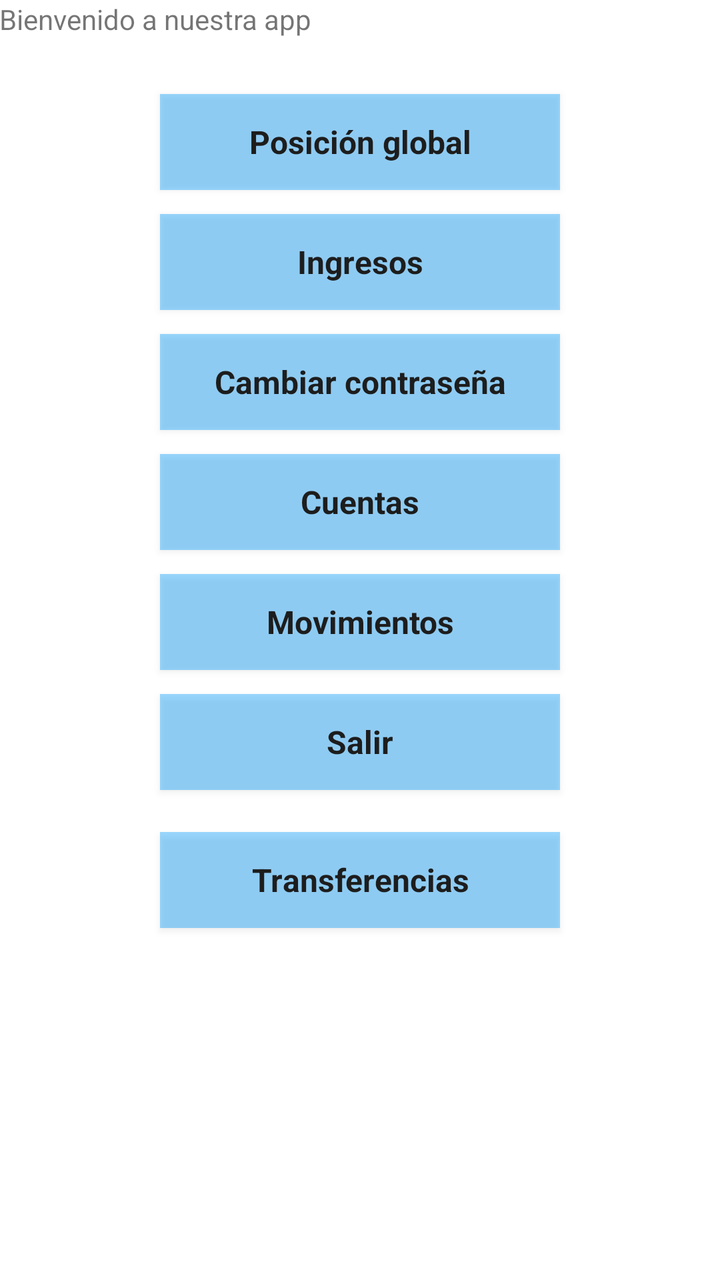
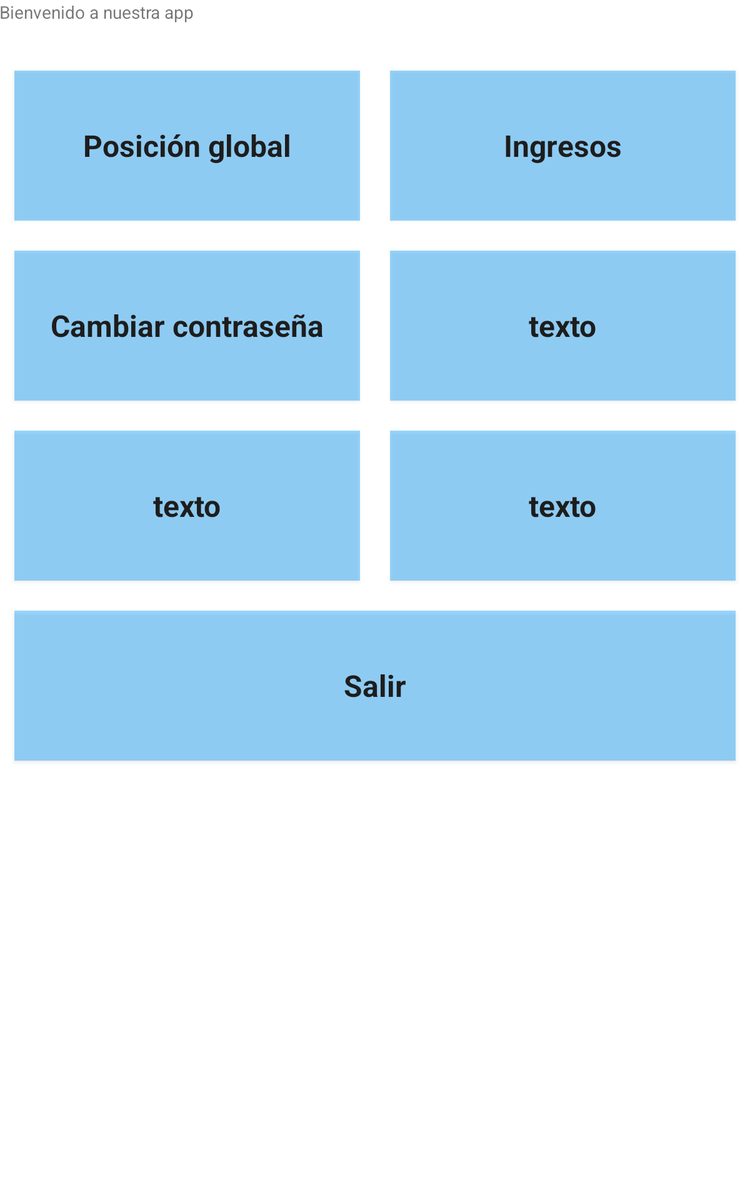

Two renders of one Android screen. The first uses the default layout on a phone; the second uses the alternative layout the repository ships for a different screen configuration, on a matching device. The two XML files are below.
<!-- AndroidManifest.xml: application theme AppTheme -->
<!-- res/layout/activity_menu.xml -->
<?xml version="1.0" encoding="utf-8"?>
<LinearLayout xmlns:android="http://schemas.android.com/apk/res/android"
    xmlns:tools="http://schemas.android.com/tools"
    android:id="@+id/activity_menu"
    android:layout_width="match_parent"
    android:layout_height="match_parent"
    android:paddingBottom="@dimen/activity_vertical_margin"
    android:paddingLeft="@dimen/activity_horizontal_margin"
    android:paddingRight="@dimen/activity_horizontal_margin"
    android:paddingTop="@dimen/activity_vertical_margin"
    tools:context="com.example.benavent.banco.MenuActivity"
    android:orientation="vertical"
    android:weightSum="1">



    <LinearLayout
        android:orientation="horizontal"
        android:layout_width="match_parent"
        android:layout_height="wrap_content"
        android:layout_weight="0.07">

        <TextView
            android:text="@string/bienvenida"
            android:layout_width="wrap_content"
            android:layout_height="wrap_content"
            android:id="@+id/textView2"
            android:layout_weight="1" />

        <TextView
            android:layout_width="wrap_content"
            android:layout_height="wrap_content"
            android:id="@+id/txtNombre"
            android:layout_weight="6.86" />
    </LinearLayout>

    <LinearLayout
        android:orientation="vertical"
        android:layout_width="wrap_content"
        android:layout_height="wrap_content"
        android:layout_weight="0">



    </LinearLayout>

    <RelativeLayout
        android:layout_width="match_parent"
        android:layout_height="match_parent"
        android:layout_weight="0.07">

        <Button
            style="@style/Botones"
            android:text="@string/posicion"
            android:id="@+id/button1"
            android:layout_weight="1"
            android:elevation="0dp"
            android:layout_marginTop="29dp"
            android:layout_alignParentTop="true"
            android:layout_alignStart="@+id/button2"
            android:onClick="goToGlobal"/>

        <Button
            style="@style/Botones"
            android:text="@string/ingresos"
            android:id="@+id/button2"
            android:layout_weight="1"
            android:layout_below="@+id/button1"
            android:layout_alignStart="@+id/button3"
            android:onClick="goToIngresos"/>

        <Button
            style="@style/Botones"
            android:text="@string/cambiarpass"
            android:id="@+id/button3"
            android:layout_weight="1"
            android:layout_below="@+id/button2"
            android:layout_alignStart="@+id/button4"
            android:onClick="goToPass" />

        <Button
            style="@style/Botones"
            android:text="@string/cuentas"
            android:id="@+id/button4"
            android:layout_weight="1"
            android:layout_below="@+id/button3"
            android:layout_alignStart="@+id/button5"
            android:onClick="goToCuentas"/>

        <Button
            style="@style/Botones"
            android:text="@string/movimientos"
            android:id="@+id/button5"
            android:layout_weight="1"
            android:layout_below="@+id/button4"
            android:layout_alignStart="@+id/button6"
            android:onClick="goToMovimiento"
            />

        
            
            
            
            
            
            

        <Button
            style="@style/Botones"
            android:text="@string/salir"
            android:id="@+id/button7"
            android:layout_weight="1"
            android:layout_below="@+id/button5"
            android:layout_centerHorizontal="true"
            android:onClick="getToMain" />

        <Button
            style="@style/Botones"
            android:text="Transferencias"
            android:layout_width="wrap_content"
            android:layout_height="wrap_content"
            android:id="@+id/button10"
            android:layout_marginTop="21dp"
            android:layout_below="@+id/button7"
            android:layout_centerHorizontal="true"
            android:onClick="getToTransferencias"/>

    </RelativeLayout>

</LinearLayout>
<!-- resources referenced by this layout -->
<resources>
  <string name="bienvenida">Bienvenido a nuestra app </string>
  <string name="cambiarpass">Cambiar contraseña</string>
  <string name="cuentas">Cuentas</string>
  <string name="ingresos">Ingresos</string>
  <string name="movimientos">Movimientos</string>
  <string name="posicion">Posición global</string>
  <string name="salir">Salir</string>
  <style name="Botones" parent="Theme.AppCompat.Light.DarkActionBar">
          
          <item name="android:layout_width">wrap_content</item>
          <item name="android:layout_height">wrap_content</item>
          <item name="android:textColor">@color/txtbotones</item>
          <item name="android:background">@color/botones</item>
          <item name="android:padding">5dp</item>
          <item name="android:width">200dp</item>
          <item name="android:layout_centerHorizontal">true</item>
          <item name="android:layout_centerVertical">true</item>
          <item name="android:layout_marginTop">12dp</item>
          <item name="android:textStyle">bold</item>
          <item name="android:textSize">16dp</item>
      </style>
  <style name="AppTheme" parent="Theme.AppCompat.Light.NoActionBar">
          
          
          <item name="android:windowBackground">@drawable/fondo</item>
          <item name="colorPrimary">@color/colorPrimary</item>
          <item name="colorPrimaryDark">@color/colorPrimaryDark</item>
          <item name="colorAccent">@color/colorAccent</item>
      </style>
  <color name="txtbotones">#1d1d1d</color>
  <color name="botones">#65039eff</color>
  <color name="colorPrimary">#3F51B5</color>
  <color name="colorPrimaryDark">#303F9F</color>
  <color name="colorAccent">#FF4081</color>
</resources>
<!-- res/layout-large/activity_menu.xml (the repository's variant of the layout above) -->
<!-- drawn on a 7-inch tablet held upright -->
<?xml version="1.0" encoding="utf-8"?>
<LinearLayout xmlns:android="http://schemas.android.com/apk/res/android"
    xmlns:tools="http://schemas.android.com/tools"
    android:id="@+id/activity_menu"
    android:layout_width="match_parent"
    android:layout_height="match_parent"
    android:paddingBottom="@dimen/activity_vertical_margin"
    android:paddingLeft="@dimen/activity_horizontal_margin"
    android:paddingRight="@dimen/activity_horizontal_margin"
    android:paddingTop="@dimen/activity_vertical_margin"
    tools:context="com.example.benavent.banco.MenuActivity"
    android:orientation="vertical"
    android:weightSum="1">



    <LinearLayout
        android:orientation="horizontal"
        android:layout_width="match_parent"
        android:layout_height="wrap_content"
        android:layout_weight="0.07">

        <TextView
            android:text="@string/bienvenida"
            android:layout_width="match_parent"
            android:layout_height="wrap_content"
            android:id="@+id/textView2"
            android:layout_weight="1" />

        <TextView
            android:text=""
            android:layout_width="175dp"
            android:layout_height="wrap_content"
            android:id="@+id/txtNombre"
            android:layout_weight="1" />
    </LinearLayout>

    <LinearLayout
        android:orientation="horizontal"
        android:layout_width="match_parent"
        android:layout_height="wrap_content"
        android:layout_weight="0">


        <Button
            style="@style/Botones10"
            android:text="@string/posicion"
            android:id="@+id/button1" />

        <Button
            style="@style/Botones10"
            android:text="@string/ingresos"
            android:id="@+id/button2" />
    </LinearLayout>

    <LinearLayout
        android:orientation="horizontal"
        android:layout_width="match_parent"
        android:layout_height="wrap_content"
        android:layout_weight="0">

        <Button
            style="@style/Botones10"
            android:text="@string/cambiarpass"
            android:id="@+id/button3"
            android:layout_weight="1" />

        <Button
            style="@style/Botones10"
            android:text="@string/texto"
            android:id="@+id/button4"
            android:layout_weight="1" />


    </LinearLayout>

    <LinearLayout
        android:orientation="horizontal"
        android:layout_width="match_parent"
        android:layout_height="wrap_content"
        android:layout_weight="0">

        <Button
            style="@style/Botones10"
            android:text="@string/texto"
            android:id="@+id/button5" />

        <Button
            style="@style/Botones10"
            android:text="@string/texto"
            android:id="@+id/button6" />
    </LinearLayout>

    <LinearLayout
        android:orientation="horizontal"
        android:layout_width="match_parent"
        android:layout_height="wrap_content"
        android:layout_weight="0">

        <Button
            style="@style/Botones10"
            android:text="@string/salir"
            android:id="@+id/button7" />

    </LinearLayout>


</LinearLayout>
<!-- resources referenced by the variant -->
<!-- as a 7-inch tablet held upright resolves them -->
<resources>
  <string name="bienvenida">Bienvenido a nuestra app </string>
  <string name="cambiarpass">Cambiar contraseña</string>
  <string name="ingresos">Ingresos</string>
  <string name="posicion">Posición global</string>
  <string name="salir">Salir</string>
  <string name="texto">texto</string>
  <style name="Botones10" parent="Theme.AppCompat.Light.DarkActionBar">
          
          <item name="android:layout_width">wrap_content</item>
          <item name="android:layout_weight">1</item>
          <item name="android:layout_height">wrap_content</item>
          <item name="android:textColor">@color/txtbotones</item>
          <item name="android:background">@color/botones</item>
          <item name="android:padding">5dp</item>
          <item name="android:width">200dp</item>
          <item name="android:layout_centerHorizontal">true</item>
          <item name="android:layout_centerVertical">true</item>
          <item name="android:layout_margin">12dp</item>
          <item name="android:height">120dp</item>
          <item name="android:textStyle">bold</item>
          <item name="android:textSize">24dp</item>
      </style>
  <style name="AppTheme" parent="Theme.AppCompat.Light.NoActionBar">
          
          
          <item name="android:windowBackground">@drawable/fondo</item>
          <item name="colorPrimary">@color/colorPrimary</item>
          <item name="colorPrimaryDark">@color/colorPrimaryDark</item>
          <item name="colorAccent">@color/colorAccent</item>
      </style>
  <color name="txtbotones">#1d1d1d</color>
  <color name="botones">#65039eff</color>
  <color name="colorPrimary">#3F51B5</color>
  <color name="colorPrimaryDark">#303F9F</color>
  <color name="colorAccent">#FF4081</color>
</resources>
